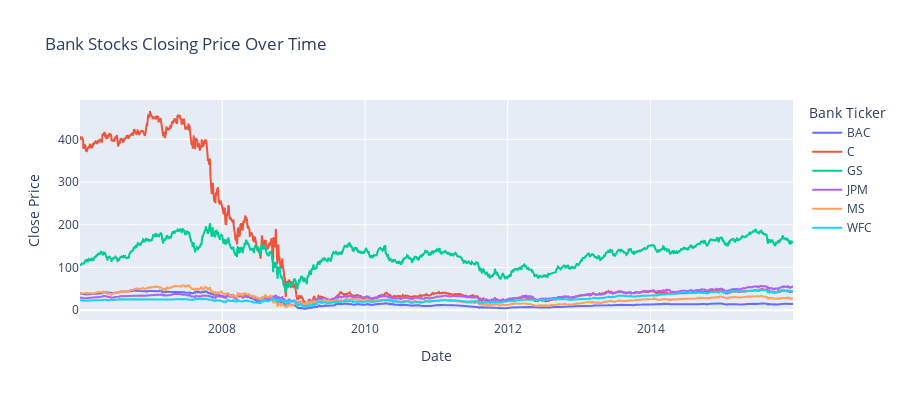

The notebook cell saved with this chart:
### Code cell
import plotly.graph_objects as go
figure = go.Figure()

for tick in tickers:
    figure.add_trace(go.Scatter(x=bank_stocks.xs(key='Close', axis=1, level='Stock Info').index,
                                y=bank_stocks.xs(key='Close', axis=1, level='Stock Info')[tick],
                                mode='lines',
                                name=tick))

figure.update_layout(
    title='Bank Stocks Closing Price Over Time',
    xaxis_title='Date',
    yaxis_title='Close Price',
    legend_title='Bank Ticker',
    height=400,
    width=900
)

figure.show()

### Figure 1 — Plotly figure (JSON) as saved in the notebook; plotly's stock layout.template omitted (floating-point values rounded to 4 significant figures; data arrays with more than 128 entries replaced by an {"elided": "..."} marker saying what was removed)
{"data": [{"mode": "lines", "name": "BAC", "type": "scatter", "x": {"elided": "2517 str values"}, "y": {"elided": "2517 float values"}}, {"mode": "lines", "name": "C", "type": "scatter", "x": {"elided": "2517 str values"}, "y": {"elided": "2517 float values"}}, {"mode": "lines", "name": "GS", "type": "scatter", "x": {"elided": "2517 str values"}, "y": {"elided": "2517 float values"}}, {"mode": "lines", "name": "JPM", "type": "scatter", "x": {"elided": "2517 str values"}, "y": {"elided": "2517 float values"}}, {"mode": "lines", "name": "MS", "type": "scatter", "x": {"elided": "2517 str values"}, "y": {"elided": "2517 float values"}}, {"mode": "lines", "name": "WFC", "type": "scatter", "x": {"elided": "2517 str values"}, "y": {"elided": "2517 float values"}}], "layout": {"height": 400, "legend": {"title": {"text": "Bank Ticker"}}, "title": {"text": "Bank Stocks Closing Price Over Time"}, "width": 900, "xaxis": {"title": {"text": "Date"}}, "yaxis": {"title": {"text": "Close Price"}}}}
